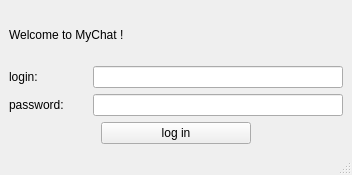
<?xml version="1.0" encoding="UTF-8"?>
<ui version="4.0">
 <class>MainWindow</class>
 <widget class="QMainWindow" name="MainWindow">
  <property name="geometry">
   <rect>
    <x>0</x>
    <y>0</y>
    <width>352</width>
    <height>175</height>
   </rect>
  </property>
  <property name="minimumSize">
   <size>
    <width>352</width>
    <height>175</height>
   </size>
  </property>
  <property name="maximumSize">
   <size>
    <width>352</width>
    <height>175</height>
   </size>
  </property>
  <property name="windowTitle">
   <string>MainWindow</string>
  </property>
  <widget class="QWidget" name="centralwidget">
   <layout class="QGridLayout" name="gridLayout_3">
    <item row="0" column="0">
     <layout class="QGridLayout" name="gridLayout_2">
      <item row="1" column="0">
       <layout class="QHBoxLayout" name="horizontalLayout_2">
        <item>
         <widget class="QLabel" name="label">
          <property name="text">
           <string>login: </string>
          </property>
         </widget>
        </item>
        <item>
         <spacer name="horizontalSpacer">
          <property name="orientation">
           <enum>Qt::Horizontal</enum>
          </property>
          <property name="sizeHint" stdset="0">
           <size>
            <width>40</width>
            <height>20</height>
           </size>
          </property>
         </spacer>
        </item>
        <item>
         <widget class="QLineEdit" name="login">
          <property name="minimumSize">
           <size>
            <width>250</width>
            <height>0</height>
           </size>
          </property>
          <property name="maximumSize">
           <size>
            <width>250</width>
            <height>16777215</height>
           </size>
          </property>
         </widget>
        </item>
       </layout>
      </item>
      <item row="4" column="0">
       <layout class="QHBoxLayout" name="horizontalLayout_3">
        <item>
         <widget class="QLabel" name="label_2">
          <property name="text">
           <string>password: </string>
          </property>
         </widget>
        </item>
        <item>
         <spacer name="horizontalSpacer_2">
          <property name="orientation">
           <enum>Qt::Horizontal</enum>
          </property>
          <property name="sizeHint" stdset="0">
           <size>
            <width>40</width>
            <height>20</height>
           </size>
          </property>
         </spacer>
        </item>
        <item>
         <widget class="QLineEdit" name="passwd">
          <property name="minimumSize">
           <size>
            <width>250</width>
            <height>0</height>
           </size>
          </property>
          <property name="maximumSize">
           <size>
            <width>250</width>
            <height>16777215</height>
           </size>
          </property>
         </widget>
        </item>
       </layout>
      </item>
      <item row="5" column="0">
       <layout class="QHBoxLayout" name="horizontalLayout_4">
        <item>
         <widget class="QPushButton" name="loginButton">
          <property name="maximumSize">
           <size>
            <width>150</width>
            <height>16777215</height>
           </size>
          </property>
          <property name="text">
           <string>log in</string>
          </property>
         </widget>
        </item>
       </layout>
      </item>
      <item row="0" column="0">
       <widget class="QLabel" name="label_3">
        <property name="text">
         <string>Welcome to MyChat !</string>
        </property>
       </widget>
      </item>
     </layout>
    </item>
   </layout>
  </widget>
  <widget class="QMenuBar" name="menubar">
   <property name="geometry">
    <rect>
     <x>0</x>
     <y>0</y>
     <width>352</width>
     <height>22</height>
    </rect>
   </property>
  </widget>
  <widget class="QStatusBar" name="statusbar"/>
 </widget>
 <resources/>
 <connections/>
</ui>
